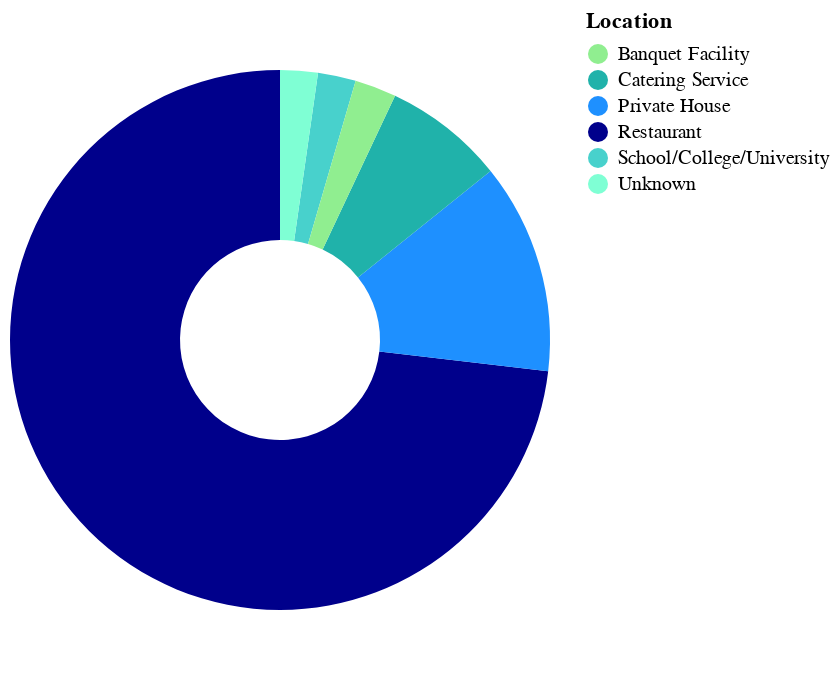

Express this chart as Vega-Lite.
### Vega-Lite specification from a JSON file in a GitHub repository (floating-point values rounded to 4 significant figures)
{"$schema": "https://vega.github.io/schema/vega-lite/v4.json", "width": 270, "height": 330, "description": "A simple donut chart with embedded data.", "data": {"values": [{"Location": "Restaurant", "count": 11536}, {"Location": "Private House", "count": 1989}, {"Location": "Catering Service", "count": 1140}, {"Location": "School/College/University", "count": 358}, {"Location": "Unknown", "count": 355}, {"Location": "Banquet Facility", "count": 392}]}, "mark": {"type": "arc", "innerRadius": 50}, "encoding": {"theta": {"field": "count", "type": "quantitative"}, "color": {"field": "Location", "type": "nominal", "scale": {"range": ["#90EE90", "#20B2AA", "#1E90FF", "#00008B", "#48D1CC", "#7FFFD4"]}}, "order": {"field": "count", "sort": "ascending"}, "tooltip": [{"field": "Location", "type": "nominal"}, {"field": "count", "type": "quantitative"}]}, "view": {"stroke": null}, "config": {}}
